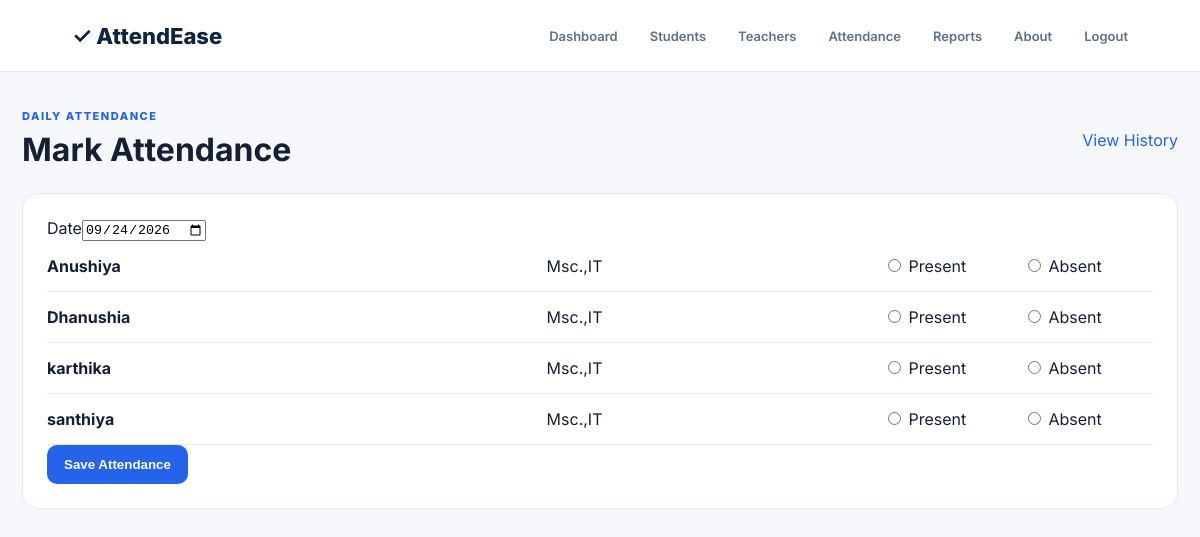
The page /attendance (signed in) on the database its author committed.
### tables this page shows
CREATE TABLE students(id INTEGER PRIMARY KEY AUTOINCREMENT,name TEXT NOT NULL,email TEXT NOT NULL,department TEXT NOT NULL,phone TEXT);

### app.py (the view, shortened to what this page needs)
@app.route('/attendance',methods=['GET','POST'])
@login_required
def attendance():
 c=db(); students=c.execute('SELECT * FROM students ORDER BY name').fetchall(); d=request.args.get('date',date.today().isoformat())
 old={r['student_id']:r['status'] for r in c.execute('SELECT student_id,status FROM attendance WHERE date=?',(d,)).fetchall()}; c.close(); return render_template('attendance.html',students=students,date=d,old=old)

### app.py (called while the page is built)
def db():
 c=sqlite3.connect(DB); c.row_factory=sqlite3.Row; return c

def login_required(f):
 @wraps(f)
 def w(*a,**k): return f(*a,**k) if session.get('logged_in') else redirect(url_for('login'))
 return w

### templates/attendance.html
{% extends 'base.html' %}{% block content %}<div class="title"><div><span class="eyebrow">DAILY ATTENDANCE</span><h1>Mark Attendance</h1></div><a href="{{url_for('history')}}">View History</a></div><div class="card"><form method="post"><label>Date</label><input type="date" name="date" value="{{date}}" required><div class="attendance">{% for s in students %}<div><b>{{s.name}}</b><span>{{s.department}}</span><label><input type="radio" name="status_{{s.id}}" value="Present" {% if old.get(s.id)=='Present' %}checked{% endif %}> Present</label><label><input type="radio" name="status_{{s.id}}" value="Absent" {% if old.get(s.id)=='Absent' %}checked{% endif %}> Absent</label></div>{% else %}<p>Add students first.</p>{% endfor %}</div>{% if students %}<button class="btn">Save Attendance</button>{% endif %}</form></div>{% endblock %}

### static/style.css (style rules this page uses)
:root { --blue:#2563eb;--navy:#10233f;--bg:#f5f7fb;--border:#e4e9f2;--muted:#6b7890;--green:#16a34a;--red:#dc2626 }
* { box-sizing:border-box }
body { margin:0;background:var(--bg);font-family:Inter,Arial;color:#172033 }
a { color:var(--blue);text-decoration:none }
.btn,button { border:0;background:var(--blue);color:#fff;border-radius:10px;padding:12px 17px;font-weight:700;cursor:pointer }
.eyebrow { font-size:11px;letter-spacing:1.5px;font-weight:800;color:var(--blue) }
.card { background:#fff;border:1px solid var(--border);border-radius:17px;padding:24px }
.title { display:flex;justify-content:space-between;align-items:center;margin-bottom:18px }
.title h1 { margin:6px 0 }
.attendance>div { display:grid;grid-template-columns:1.5fr 1fr 130px 130px;align-items:center;gap:10px;padding:15px 0;border-bottom:1px solid var(--border) }

### rows shown on the page
students: name "Anushiya", department "Msc.,IT", id "☐ Present", id "☐ Absent"
students: name "Dhanushia", department "Msc.,IT", id "☐ Present", id "☐ Absent"
students: name "karthika", department "Msc.,IT", id "☐ Present", id "☐ Absent"
students: name "santhiya", department "Msc.,IT", id "☐ Present", id "☐ Absent"
